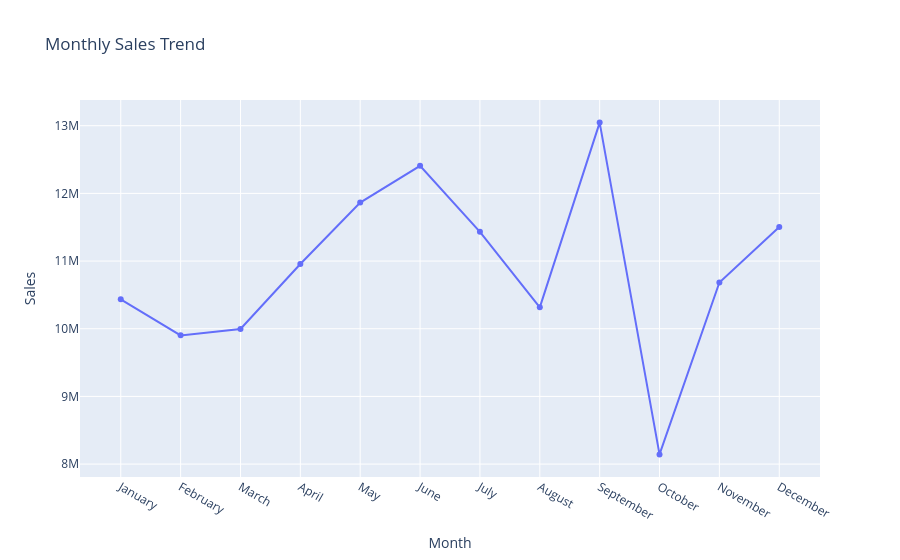

Here is the notebook cell this chart was saved with:
### Code cell
fig = px.line(
    monthly_sales,
    x="Month",
    y="Sales",
    markers=True,
    title="Monthly Sales Trend"
)

fig.show()

### Figure 1 — Plotly figure (JSON) as saved in the notebook; plotly's stock layout.template omitted (floating-point values rounded to 4 significant figures)
{"data": [{"hovertemplate": "Month=%{x}<br>Sales=%{y}<extra></extra>", "legendgroup": "", "line": {"color": "#636efa", "dash": "solid"}, "marker": {"symbol": "circle"}, "mode": "lines+markers", "name": "", "orientation": "v", "showlegend": false, "type": "scatter", "x": ["January", "February", "March", "April", "May", "June", "July", "August", "September", "October", "November", "December"], "xaxis": "x", "y": [10433944, 9901967, 9997095, 10956778, 11864681, 12406581, 11431215, 10316227, 13045730, 8143334, 10682959, 11503004], "yaxis": "y"}], "layout": {"legend": {"tracegroupgap": 0}, "title": {"text": "Monthly Sales Trend"}, "xaxis": {"anchor": "y", "domain": [0, 1], "title": {"text": "Month"}}, "yaxis": {"anchor": "x", "domain": [0, 1], "title": {"text": "Sales"}}}}
